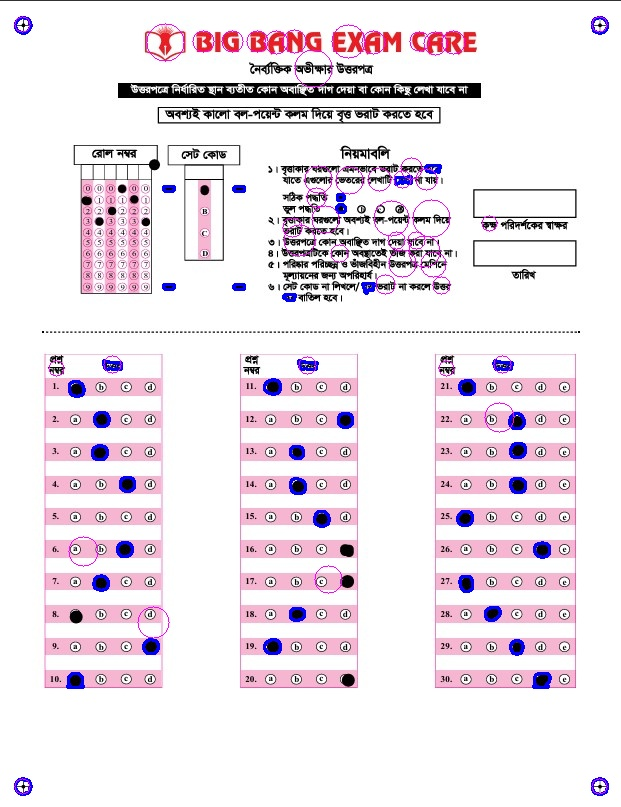
#> input picture omr_system/backend/debug_opencv_eng_ans1.jpg, 621 x 807 px, found by its file name
$ python count_blue_bubbles.py
#> lines starting #> are read from the running program, lines starting #| are printed output that depends on the picture; after the words box and inside, x2 and y2 are one past the last pixel; in counts of white or black regions, pixels touching at a corner belong together
import cv2
import numpy as np
import os

def count_blue_bubbles(image_path):
    image = cv2.imread(image_path)
#> image is the input picture: shape (807, 621, 3); mean B, G, R 235.2, 228, 237.3
    if image is None:
        print(f"Could not load image: {image_path}")
        return 0
    # Convert to HSV
    hsv = cv2.cvtColor(image, cv2.COLOR_BGR2HSV)
#> hsv: shape (807, 621, 3); mean H, S, V 48.9, 16.8, 240.1
    # Define blue color range in HSV
    lower_blue = np.array([100, 100, 50])
    upper_blue = np.array([140, 255, 255])
    mask = cv2.inRange(hsv, lower_blue, upper_blue)
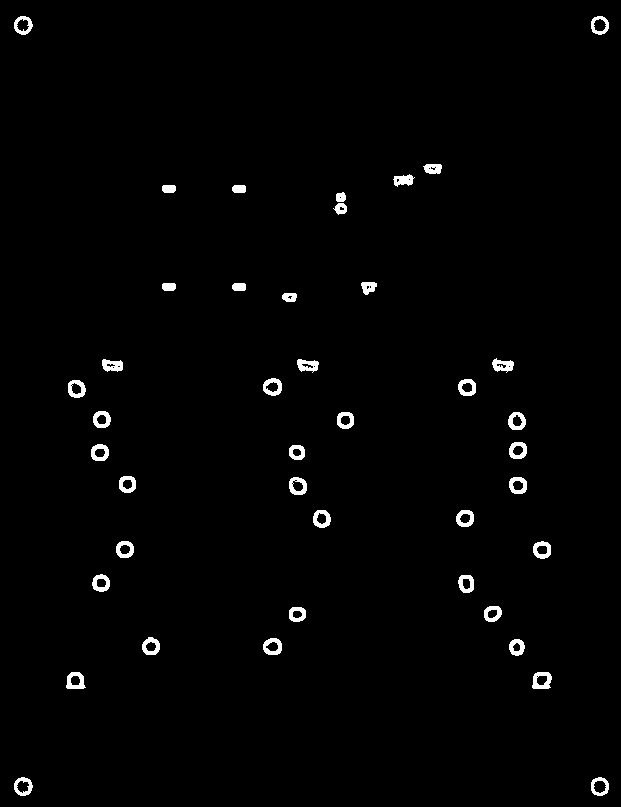
#> mask: shape (807, 621); 1.4% white; 42 white regions, largest, box (x1, y1, x2, y2) and area: (532, 672, 552, 689) 219, (66, 672, 86, 689) 206, (263, 378, 282, 396) 198
    # Morphological operations to clean up
    kernel = cv2.getStructuringElement(cv2.MORPH_ELLIPSE, (5, 5))
    mask = cv2.morphologyEx(mask, cv2.MORPH_OPEN, kernel)
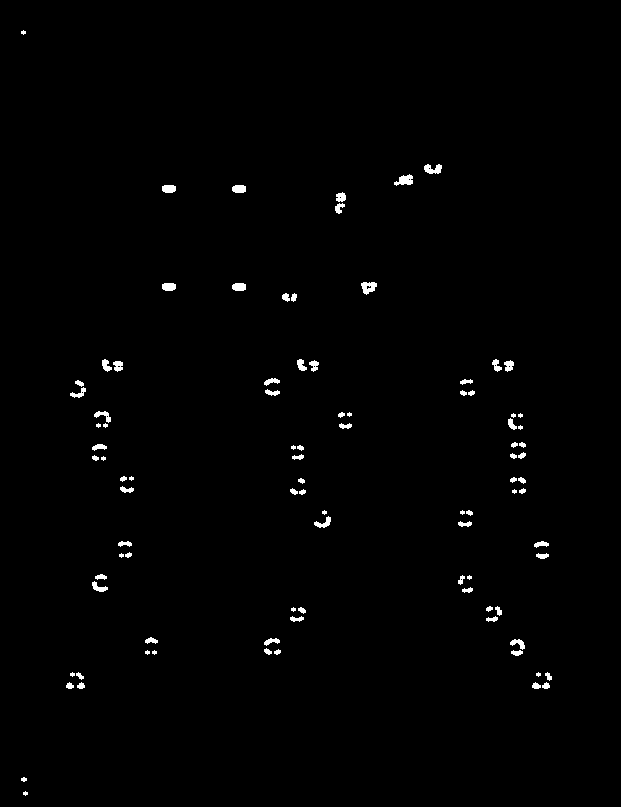
#> mask: shape (807, 621); 0.87% white; 94 white regions (21 under 20 px), largest, box (x1, y1, x2, y2) and area: (394, 174, 413, 186) 138, (361, 282, 377, 295) 136, (424, 164, 442, 174) 123
    mask = cv2.morphologyEx(mask, cv2.MORPH_CLOSE, kernel)
#> mask: shape (807, 621); 0.92% white; 55 white regions (2 under 20 px)
    # Find contours
    contours, _ = cv2.findContours(mask, cv2.RETR_EXTERNAL, cv2.CHAIN_APPROX_SIMPLE)
#> contours = 55 contours, 4 with area under 20; largest, box (x1, y1, x2, y2) and area: (102, 359, 123, 372) 166, (492, 359, 514, 372) 142, (297, 359, 319, 372) 142, (335, 192, 346, 214) 132, (361, 282, 377, 295) 124
    # Filter small contours (noise)
    bubble_contours = [cnt for cnt in contours if cv2.contourArea(cnt) > 30]
#> bubble_contours = 49 contours; largest, box (x1, y1, x2, y2) and area: (102, 359, 123, 372) 166, (492, 359, 514, 372) 142, (297, 359, 319, 372) 142, (335, 192, 346, 214) 132, (361, 282, 377, 295) 124
    return len(bubble_contours)

if __name__ == "__main__":
    # Use absolute paths for images
    base_dir = r"d:/OMR/omr_system/backend"
    debug_images = [
        "debug_opencv_eng_ans1.jpg",
        "debug_opencv_eng_ans2.jpg",
        "debug_opencv_eng_ques.jpg"
    ]
    for img_name in debug_images:
        img_path = os.path.join(base_dir, img_name)
        count = count_blue_bubbles(img_path)
#> count = 49
        print(f"{img_path}: {count} blue-marked bubbles detected")
#| d:/OMR/omr_system/backend/debug_opencv_eng_ans1.jpg: 49 blue-marked bubbles detected
#> pass 2 of the loop `for img_name in debug_images:`:
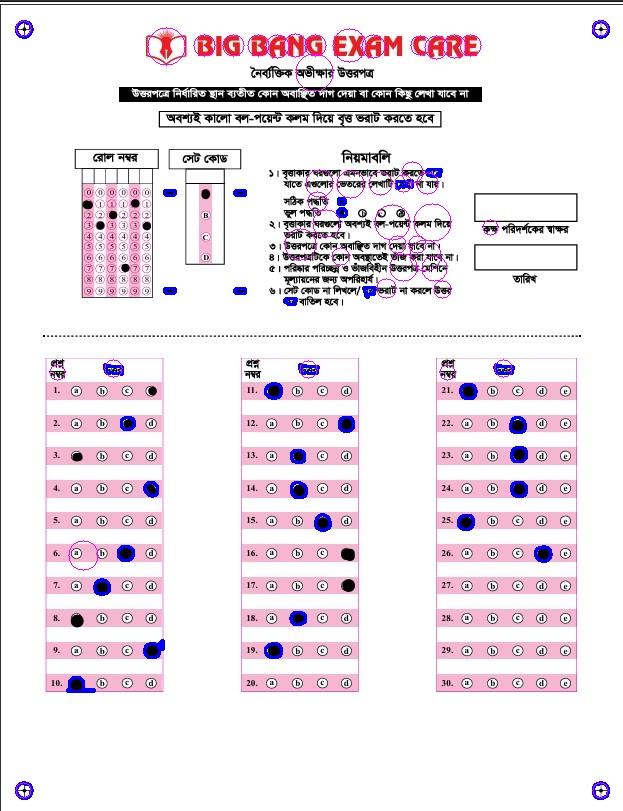
#> input picture omr_system/backend/debug_opencv_eng_ans2.jpg, 623 x 811 px, found by its file name
#> in count_blue_bubbles, image is the input picture: shape (811, 623, 3); mean B, G, R 234.6, 227.9, 237.2
#> hsv: shape (811, 623, 3); mean H, S, V 49.6, 15.9, 239.5
#> in count_blue_bubbles (call 2), `mask = cv2.inRange(hsv, lower_blue, upper_blue)`:
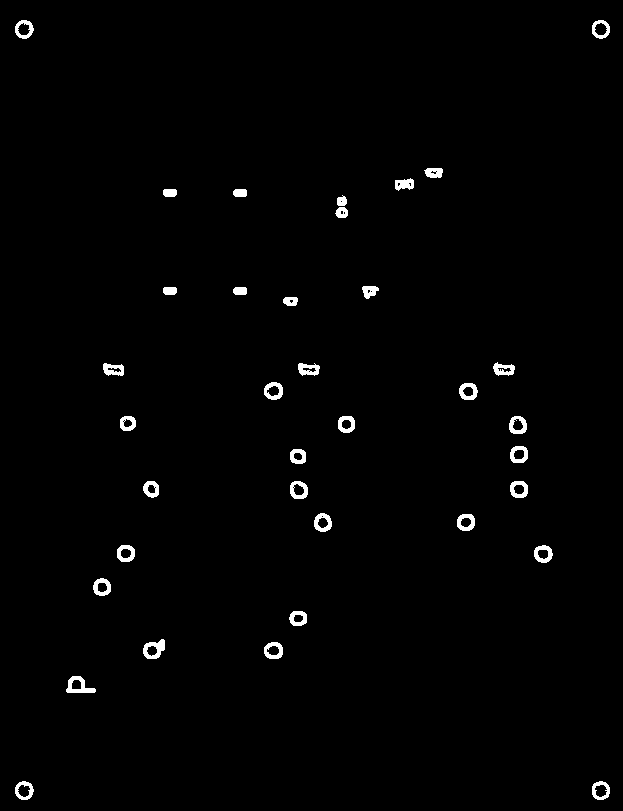
#> mask: shape (811, 623); 1.2% white; 36 white regions, largest, box (x1, y1, x2, y2) and area: (66, 676, 96, 693) 256, (143, 639, 165, 659) 248, (314, 513, 332, 532) 199
#> in count_blue_bubbles (call 2), `mask = cv2.morphologyEx(mask, cv2.MORPH_OPEN, kernel)`:
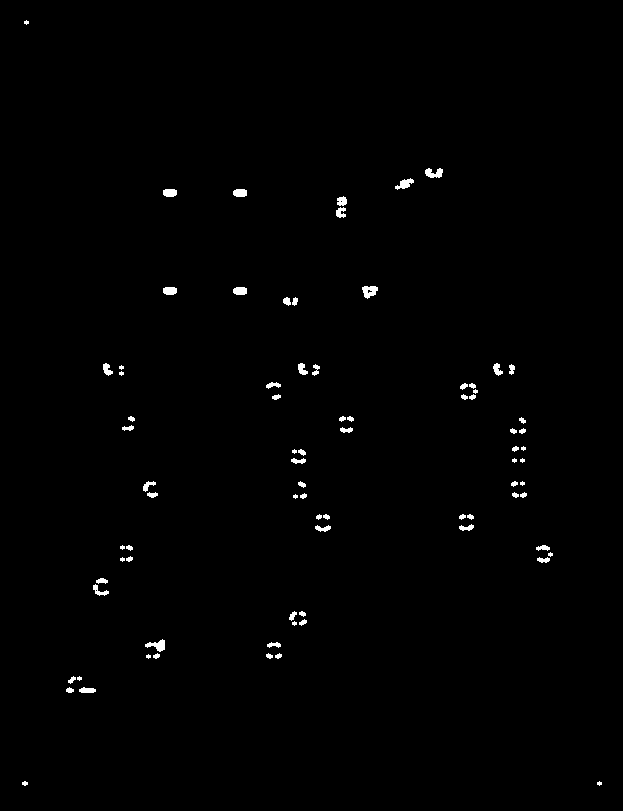
#> mask: shape (811, 623); 0.71% white; 81 white regions (17 under 20 px), largest, box (x1, y1, x2, y2) and area: (362, 286, 378, 299) 138, (145, 639, 165, 652) 133, (425, 168, 443, 178) 123
#> contours = 49 contours, 5 with area under 20; largest, box (x1, y1, x2, y2) and area: (145, 639, 165, 659) 146, (336, 196, 347, 218) 142, (362, 286, 378, 299) 124, (298, 363, 320, 376) 109, (460, 383, 478, 400) 106
#> bubble_contours = 39 contours; largest, box (x1, y1, x2, y2) and area: (145, 639, 165, 659) 146, (336, 196, 347, 218) 142, (362, 286, 378, 299) 124, (298, 363, 320, 376) 109, (460, 383, 478, 400) 106
#> count = 39
#| d:/OMR/omr_system/backend/debug_opencv_eng_ans2.jpg: 39 blue-marked bubbles detected
#> pass 3 of the loop `for img_name in debug_images:`:
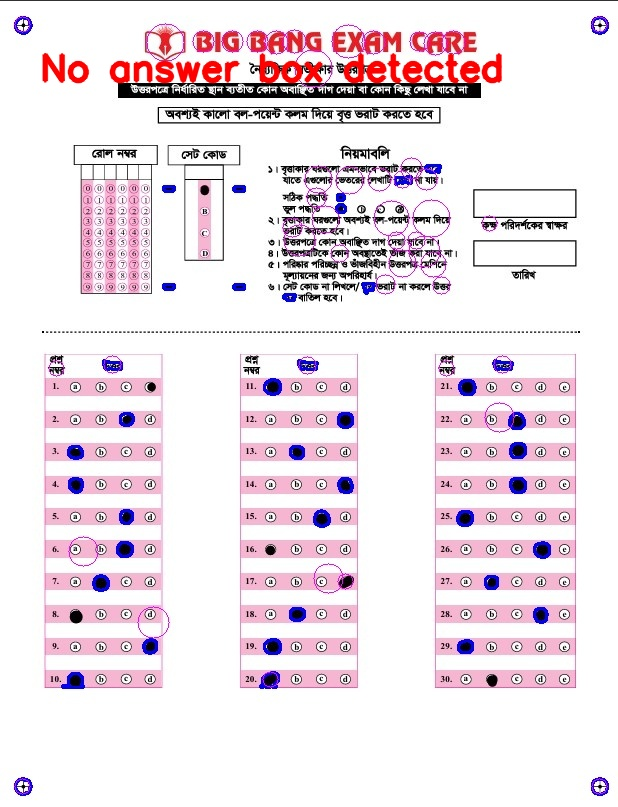
#> input picture omr_system/backend/debug_opencv_eng_ques.jpg, 618 x 807 px, found by its file name
#> in count_blue_bubbles, image is the input picture: shape (807, 618, 3); mean B, G, R 232.4, 225.5, 237.2
#> hsv: shape (807, 618, 3); mean H, S, V 52.6, 20.2, 239.7
#> in count_blue_bubbles (call 3), `mask = cv2.inRange(hsv, lower_blue, upper_blue)`:
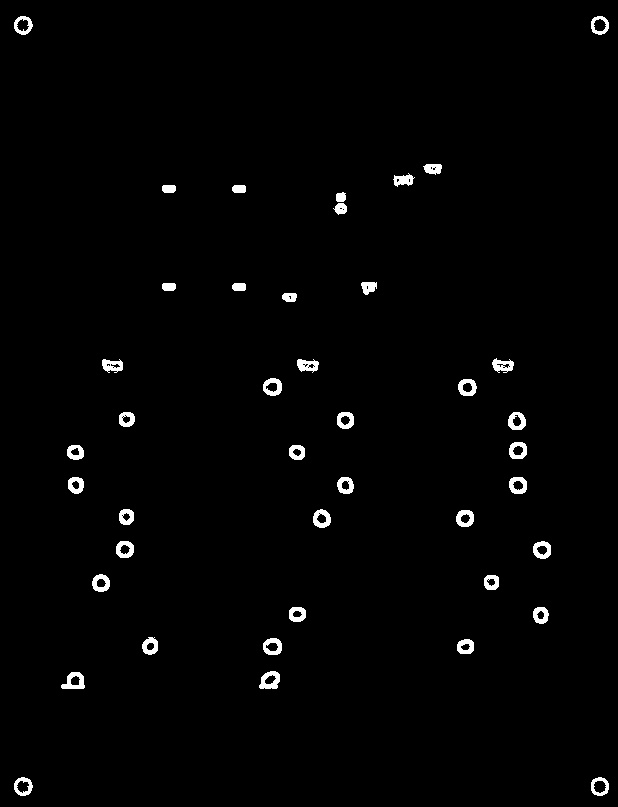
#> mask: shape (807, 618); 1.5% white; 42 white regions, largest, box (x1, y1, x2, y2) and area: (259, 671, 280, 689) 239, (61, 672, 85, 689) 237, (313, 509, 331, 528) 210
#> in count_blue_bubbles (call 3), `mask = cv2.morphologyEx(mask, cv2.MORPH_CLOSE, kernel)`:
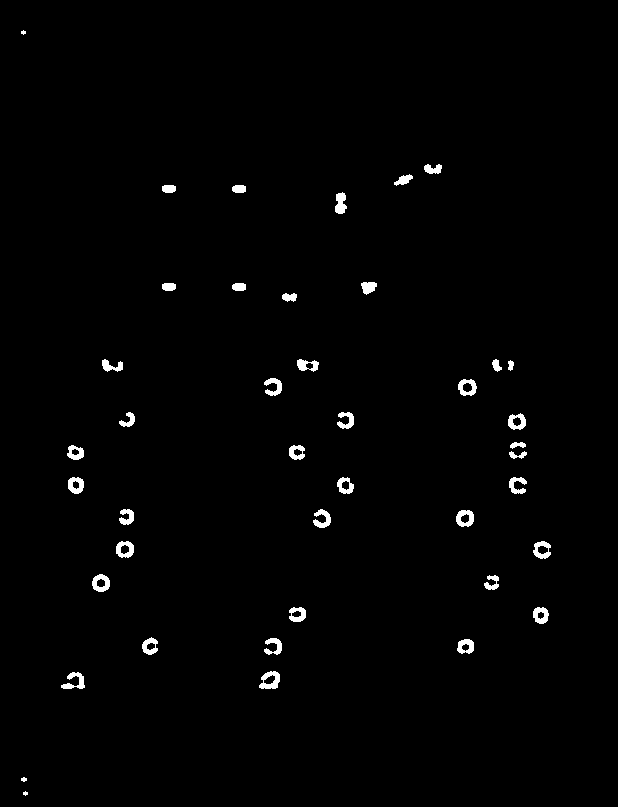
#> mask: shape (807, 618); 1.2% white; 42 white regions (2 under 20 px)
#> contours = 42 contours, 3 with area under 20; largest, box (x1, y1, x2, y2) and area: (259, 671, 280, 689) 262, (458, 379, 477, 396) 230, (92, 574, 110, 592) 230, (456, 510, 474, 527) 230, (116, 541, 134, 558) 226
#> bubble_contours = 39 contours; largest, box (x1, y1, x2, y2) and area: (259, 671, 280, 689) 262, (458, 379, 477, 396) 230, (92, 574, 110, 592) 230, (456, 510, 474, 527) 230, (116, 541, 134, 558) 226
#| d:/OMR/omr_system/backend/debug_opencv_eng_ques.jpg: 39 blue-marked bubbles detected
